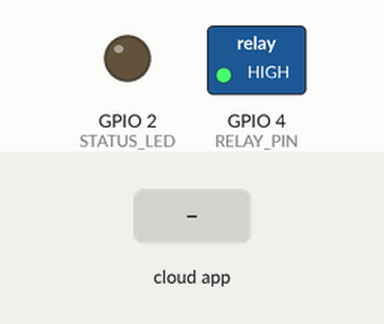
Simulated run of this sketch. Board: ESP32. Shown: switched loads named in the sketch (green lamp = pin HIGH), output pins drawn as LEDs (lit = HIGH). The inputs (shaded band) are chosen by the test bench. WiFi joins after 1.5 s; servers stay silent unless stated; no MQTT or app messages arrive unless stated; what the sketch prints to the serial monitor is not drawn.

Above: at 3.2 s.
3.3 s: the phone or cloud app sets bulb-control to ON
At 4.6 s:
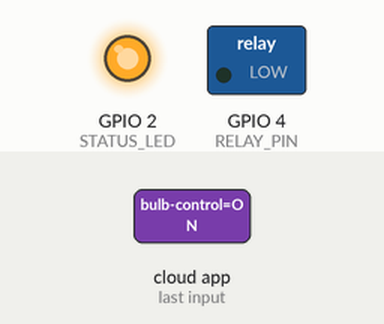
6.3 s: the phone or cloud app sets bulb-control to OFF
At 6.8 s:
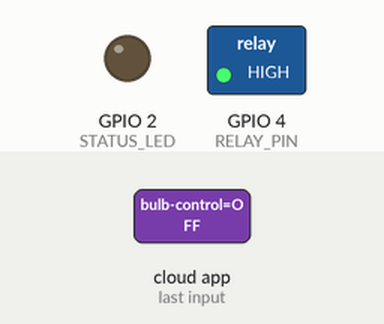
Timing chart, 0 to 9.3 s (numbered marks = the images above; inputs shaded):
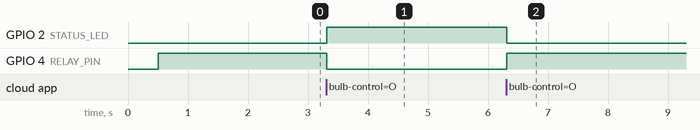

Measured:
- after the input at 3.3 s, GPIO 2 (STATUS_LED): LOW → HIGH at once; GPIO 4 (RELAY_PIN): HIGH → LOW at once
- after the input at 6.3 s, GPIO 2 (STATUS_LED): HIGH → LOW at once; GPIO 4 (RELAY_PIN): LOW → HIGH at once

The sketch:

Task_02_Adafruit_MQTT_Relay.ino
```cpp
/*
 * ======================================================================================
 * Task 02: Adafruit IO Dashboard & MQTT Protocol Relay Control
 * Project: IoT & Embedded Systems Lab Manual
 * Author: Sai Sanjay R
 * Hardware: ESP32 DevKit V1, 1-Channel/2-Channel 5V Optocoupled Relay Module, AC Lamp
 * Description: Subscribes to Adafruit IO MQTT broker feed to switch high-voltage loads.
 * ======================================================================================
 */

#include <WiFi.h>
#include <WiFiClient.h>
#include "Adafruit_MQTT.h"
#include "Adafruit_MQTT_Client.h"
#include "config.h"

// Hardware Pin Definitions
const int RELAY_PIN = 4; // GPIO 4 connected to Relay IN1
const int STATUS_LED = 2; // GPIO 2 onboard indicator LED

// Most 5V relay modules are ACTIVE-LOW (LOW energizes the coil)
#define RELAY_ACTIVE   LOW
#define RELAY_INACTIVE HIGH

// Initialize Wi-Fi and MQTT Clients
WiFiClient client;
Adafruit_MQTT_Client mqtt(&client, AIO_SERVER, AIO_SERVERPORT, AIO_USERNAME, AIO_KEY);

// Setup MQTT subscription for the "bulb-control" feed
Adafruit_MQTT_Subscribe relayFeed = Adafruit_MQTT_Subscribe(&mqtt, AIO_USERNAME "/feeds/bulb-control");

// Setup MQTT publisher for status feedback
Adafruit_MQTT_Publish statusFeed = Adafruit_MQTT_Publish(&mqtt, AIO_USERNAME "/feeds/device-status");

// Function prototypes
void connectWiFi();
void MQTT_connect();

void setup() {
  Serial.begin(115200);
  delay(500);

  Serial.println("\n==========================================");
  Serial.println("  Task 02: Adafruit IO MQTT Relay Control ");
  Serial.println("==========================================");

  // Initialize output pins
  pinMode(RELAY_PIN, OUTPUT);
  pinMode(STATUS_LED, OUTPUT);

  // Default to safe state (Relay OFF)
  digitalWrite(RELAY_PIN, RELAY_INACTIVE);
  digitalWrite(STATUS_LED, LOW);

  // Connect to Local Wi-Fi
  connectWiFi();

  // Register MQTT Subscriptions
  mqtt.subscribe(&relayFeed);
  Serial.println("[MQTT] Subscribed to topic: " AIO_USERNAME "/feeds/bulb-control");

  // Connect to Adafruit IO Broker
  MQTT_connect();
  statusFeed.publish("ESP32 Online & Ready");
}

void loop() {
  // Ensure the connection to the MQTT server is alive (reconnect if dropped)
  MQTT_connect();

  // Non-blocking subscription packet listener (waits up to 5000ms for incoming packets)
  Adafruit_MQTT_Subscribe *subscription;
  while ((subscription = mqtt.readSubscription(5000))) {
    if (subscription == &relayFeed) {
      char *payload = (char *)relayFeed.lastread;
      Serial.print("[MQTT INCOMING] Feed: bulb-control | Payload: ");
      Serial.println(payload);

      // Evaluate received message string
      if (strcmp(payload, "ON") == 0 || strcmp(payload, "1") == 0) {
        digitalWrite(RELAY_PIN, RELAY_ACTIVE);
        digitalWrite(STATUS_LED, HIGH);
        Serial.println("[RELAY] Coil ENERGIZED -> Load Turned ON");
        statusFeed.publish("Relay State: ON");
      }
      else if (strcmp(payload, "OFF") == 0 || strcmp(payload, "0") == 0) {
        digitalWrite(RELAY_PIN, RELAY_INACTIVE);
        digitalWrite(STATUS_LED, LOW);
        Serial.println("[RELAY] Coil DE-ENERGIZED -> Load Turned OFF");
        statusFeed.publish("Relay State: OFF");
      }
    }
  }

  // Ping the broker periodically to maintain keep-alive TCP socket
  if (!mqtt.ping()) {
    mqtt.disconnect();
  }
}

// Wi-Fi Connection Helper
void connectWiFi() {
  Serial.print("[WIFI] Connecting to SSID: ");
  Serial.println(WIFI_SSID);

  WiFi.mode(WIFI_STA);
  WiFi.begin(WIFI_SSID, WIFI_PASS);

  while (WiFi.status() != WL_CONNECTED) {
    delay(500);
    Serial.print(".");
  }

  Serial.println("\n[WIFI] Connected! Assigned IP: " + WiFi.localIP().toString());
}

// MQTT Reconnection Routine with Backoff
void MQTT_connect() {
  int8_t ret;

  // Stop if already connected
  if (mqtt.connected()) {
    return;
  }

  Serial.print("[MQTT] Connecting to Adafruit IO Broker... ");

  uint8_t retries = 3;
  while ((ret = mqtt.connect()) != 0) { // connect returns 0 for connected
    Serial.println(mqtt.connectErrorString(ret));
    Serial.println("[MQTT] Retrying connection in 5 seconds...");
    mqtt.disconnect();
    delay(5000);
    retries--;
    if (retries == 0) {
      Serial.println("[MQTT] Retries exhausted. Waiting for watchdog reset.");
      while (1);
    }
  }
  Serial.println("[MQTT] Successfully Connected to Adafruit IO!");
}
```

config.h
```cpp
#ifndef CONFIG_H
#define CONFIG_H

// =========================================================================
// Network & Adafruit IO Configuration Credentials
// =========================================================================

// 2.4 GHz Wi-Fi Credentials
#define WIFI_SSID       "YOUR_WIFI_SSID"
#define WIFI_PASS       "YOUR_WIFI_PASSWORD"

// Adafruit IO Credentials
// Get your AIO Key from: https://io.adafruit.com (Click on "My Key")
#define AIO_SERVER      "io.adafruit.com"
#define AIO_SERVERPORT  1883                   // Unencrypted MQTT port (Use 8883 for SSL/TLS)
#define AIO_USERNAME    "Sai__0077"              // my Adafruit IO username
#define AIO_KEY         "YOUR_ADAFRUIT_AIO_KEY"

#endif // CONFIG_H
```
